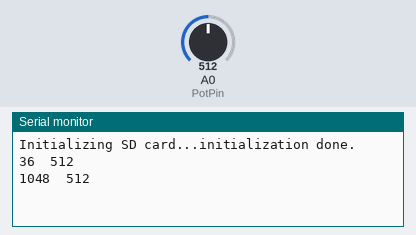
The sketch below on a simulated Arduino Uno, built with avr-gcc and run on an emulated ATmega328P. On the bench: the last lines printed to the serial monitor. The test bench sets the inputs (shaded band); at power-on: A0 (PotPin) = 512. Storage starts empty.

Above: at 1.8 s.
1.9 s: A0 (PotPin) set to 716
At 2.9 s:
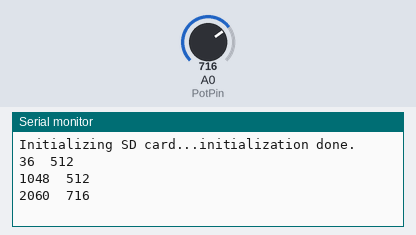
3.4 s: A0 (PotPin) set to 900
At 4.9 s:
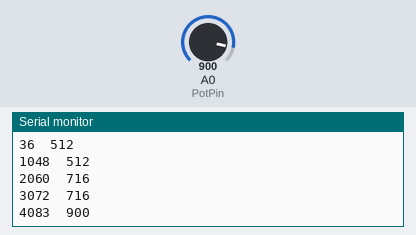
Timing chart, 0 to 6.4 s (numbered marks = the images above; inputs shaded):
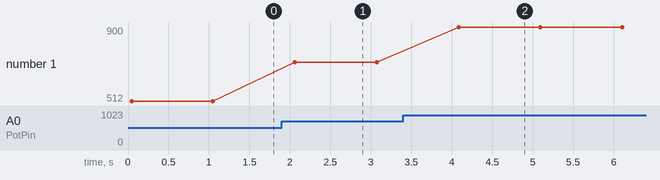

The sketch:

SD-reader.ino
```cpp
// Libraries

#include <SPI.h>
#include "globals.h"

// User defined libraries

#include "SD_functions.h"

// Definitions

int SD_pin = 4;
int PotPin = A0;
int SG;

// Time between measurements in seconds
int seconds_delay = 1;

void setup() {
  Serial.begin(9600);
  SDinit(SD_pin);

} // setup

void loop() {

  int SG = analogRead(PotPin);


  SDwrite(SG);


  delay(seconds_delay * 1000);

} // loop
```

SD_functions.cpp
```cpp
//
//
//

// #include "SD_functions.h"
```

SD_functions.h
```cpp
// SD_functions.h

#ifndef _SD_FUNCTIONS_h
#define _SD_FUNCTIONS_h

#if defined(ARDUINO) && ARDUINO >= 100
	#include "Arduino.h"
#else
	#include "WProgram.h"
#endif

#include <SD.h>

	File BackupFile;

	// INITIALIZES SD CARD
	void SDinit(int SD_pin)
	{
		Serial.print("Initializing SD card...");
		if (!SD.begin(SD_pin)) {
			Serial.println("initialization failed!");
			while (1);
		}
		Serial.println("initialization done.");

		// Open file for writing
		BackupFile = SD.open("Backup.txt", FILE_WRITE);

		// If the file is open-write
		if (BackupFile)
		{
			BackupFile.print("Time\tMeasurement");
			BackupFile.println();
		}
		else {
			Serial.println("ERROR: File not found");
		}
		BackupFile.close();
	} // SD_init


	  // WRITES CONTENT OF SG TO SD CARD
	void SDwrite(int SG) {

		// Open file for writing
		BackupFile = SD.open("Backup.txt", FILE_WRITE);

		// If the file is open-write
		if (BackupFile)
		{
			// Write time
			BackupFile.print(millis());
			BackupFile.print("\t");
			// Write Measurement value
			BackupFile.println(SG);

			Serial.print(millis());
			Serial.print("\t");
			// Write Measurement value
			Serial.println(SG);
		}
		else {
			Serial.println("ERROR: File not found");
		}
		BackupFile.close();

	} // Write to sd

#endif
```

globals.cpp
```cpp
//
//
//

#include "globals.h"
```

globals.h
```cpp
// globals.h

#ifndef _GLOBALS_h
#define _GLOBALS_h

#if defined(ARDUINO) && ARDUINO >= 100
	#include "Arduino.h"
#else
	#include "WProgram.h"
#endif


#endif

// SD_card definitions
```

Measured:
- after the input at 1.9 s, the serial monitor: prints a new line after 0.16 s (image 1)
- after the input at 3.4 s, the serial monitor: prints a new line after 0.68 s (image 2)
- plotted number 1: 512 → 716 after the input at 1.9 s, 716 → 900 after the input at 3.4 s
